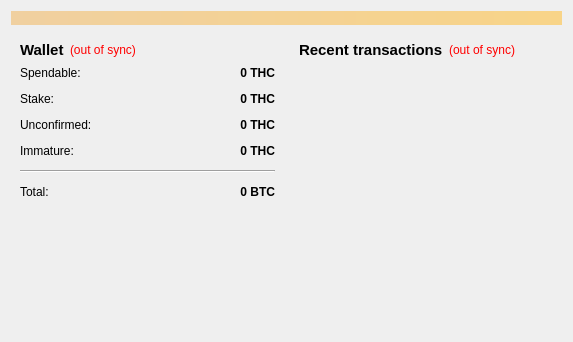
<?xml version="1.0" encoding="UTF-8"?>
<ui version="4.0">
 <class>OverviewPage</class>
 <widget class="QWidget" name="OverviewPage">
  <property name="geometry">
   <rect>
    <x>0</x>
    <y>0</y>
    <width>573</width>
    <height>342</height>
   </rect>
  </property>
  <property name="windowTitle">
   <string>Form</string>
  </property>
  <layout class="QVBoxLayout" name="topLayout">
   <item>
    <widget class="QLabel" name="labelAlerts">
     <property name="visible">
      <bool>false</bool>
     </property>
     <property name="styleSheet">
      <string notr="true">background-color: qlineargradient(x1: 0, y1: 0, x2: 1, y2: 0, stop:0 #F0D0A0, stop:1 #F8D488);  color:#000000
</string>
     </property>
     <property name="wordWrap">
      <bool>true</bool>
     </property>
     <property name="margin">
      <number>3</number>
     </property>
    </widget>
   </item>
   <item>
    <layout class="QHBoxLayout" name="horizontalLayout" stretch="1,1">
     <item>
      <layout class="QVBoxLayout" name="verticalLayout_2">
       <item>
        <widget class="QWidget" name="widget" native="true">
         <layout class="QVBoxLayout" name="verticalLayout_4">
          <item>
           <layout class="QHBoxLayout" name="horizontalLayout_4">
            <item>
             <widget class="QLabel" name="label_5">
              <property name="font">
               <font>
                <pointsize>11</pointsize>
                <weight>75</weight>
                <bold>true</bold>
               </font>
              </property>
              <property name="text">
               <string>Wallet</string>
              </property>
             </widget>
            </item>
            <item>
             <widget class="QLabel" name="labelWalletStatus">
              <property name="toolTip">
               <string>The displayed information may be out of date. Your wallet automatically synchronizes with the TheCoin network after a connection is established, but this process has not completed yet.</string>
              </property>
              <property name="styleSheet">
               <string notr="true">QLabel { color: red; }</string>
              </property>
              <property name="text">
               <string notr="true">(out of sync)</string>
              </property>
              <property name="alignment">
               <set>Qt::AlignLeading|Qt::AlignLeft|Qt::AlignVCenter</set>
              </property>
             </widget>
            </item>
            <item>
             <spacer name="horizontalSpacer_2">
              <property name="orientation">
               <enum>Qt::Horizontal</enum>
              </property>
              <property name="sizeHint" stdset="0">
               <size>
                <width>40</width>
                <height>20</height>
               </size>
              </property>
             </spacer>
            </item>
           </layout>
          </item>
          <item>
           <layout class="QFormLayout" name="formLayout_2">
            <property name="fieldGrowthPolicy">
             <enum>QFormLayout::AllNonFixedFieldsGrow</enum>
            </property>
            <property name="horizontalSpacing">
             <number>12</number>
            </property>
            <property name="verticalSpacing">
             <number>12</number>
            </property>
            <item row="0" column="0">
             <widget class="QLabel" name="label">
              <property name="text">
               <string>Spendable:</string>
              </property>
             </widget>
            </item>
            <item row="0" column="1">
             <widget class="QLabel" name="labelBalance">
              <property name="font">
               <font>
                <weight>75</weight>
                <bold>true</bold>
               </font>
              </property>
              <property name="cursor">
               <cursorShape>IBeamCursor</cursorShape>
              </property>
              <property name="toolTip">
               <string>Your current spendable balance</string>
              </property>
              <property name="text">
               <string notr="true">0 THC</string>
              </property>
              <property name="alignment">
               <set>Qt::AlignRight|Qt::AlignTrailing|Qt::AlignVCenter</set>
              </property>
              <property name="textInteractionFlags">
               <set>Qt::LinksAccessibleByMouse|Qt::TextSelectableByKeyboard|Qt::TextSelectableByMouse</set>
              </property>
             </widget>
            </item>
            <item row="1" column="0">
             <widget class="QLabel" name="label_6">
              <property name="text">
               <string>Stake:</string>
              </property>
             </widget>
            </item>
            <item row="1" column="1">
             <widget class="QLabel" name="labelStake">
              <property name="font">
               <font>
                <weight>75</weight>
                <bold>true</bold>
               </font>
              </property>
              <property name="cursor">
               <cursorShape>IBeamCursor</cursorShape>
              </property>
              <property name="toolTip">
               <string>Total of coins that was staked, and do not yet count toward the current balance</string>
              </property>
              <property name="text">
               <string notr="true">0 THC</string>
              </property>
              <property name="alignment">
               <set>Qt::AlignRight|Qt::AlignTrailing|Qt::AlignVCenter</set>
              </property>
              <property name="textInteractionFlags">
               <set>Qt::LinksAccessibleByMouse|Qt::TextSelectableByKeyboard|Qt::TextSelectableByMouse</set>
              </property>
             </widget>
            </item>
            <item row="2" column="0">
             <widget class="QLabel" name="label_3">
              <property name="text">
               <string>Unconfirmed:</string>
              </property>
             </widget>
            </item>
            <item row="2" column="1">
             <widget class="QLabel" name="labelUnconfirmed">
              <property name="font">
               <font>
                <weight>75</weight>
                <bold>true</bold>
               </font>
              </property>
              <property name="cursor">
               <cursorShape>IBeamCursor</cursorShape>
              </property>
              <property name="toolTip">
               <string>Total of transactions that have yet to be confirmed, and do not yet count toward the current balance</string>
              </property>
              <property name="text">
               <string notr="true">0 THC</string>
              </property>
              <property name="alignment">
               <set>Qt::AlignRight|Qt::AlignTrailing|Qt::AlignVCenter</set>
              </property>
              <property name="textInteractionFlags">
               <set>Qt::LinksAccessibleByMouse|Qt::TextSelectableByKeyboard|Qt::TextSelectableByMouse</set>
              </property>
             </widget>
            </item>
            <item row="3" column="0">
             <widget class="QLabel" name="labelImmatureText">
              <property name="text">
               <string>Immature:</string>
              </property>
             </widget>
            </item>
            <item row="3" column="1">
             <widget class="QLabel" name="labelImmature">
              <property name="font">
               <font>
                <weight>75</weight>
                <bold>true</bold>
               </font>
              </property>
              <property name="toolTip">
               <string>Mined balance that has not yet matured</string>
              </property>
              <property name="text">
               <string notr="true">0 THC</string>
              </property>
              <property name="alignment">
               <set>Qt::AlignRight|Qt::AlignTrailing|Qt::AlignVCenter</set>
              </property>
              <property name="textInteractionFlags">
               <set>Qt::LinksAccessibleByMouse|Qt::TextSelectableByKeyboard|Qt::TextSelectableByMouse</set>
              </property>
             </widget>
            </item>
            <item row="4" column="0" colspan="2">
             <widget class="Line" name="line">
              <property name="orientation">
               <enum>Qt::Horizontal</enum>
              </property>
             </widget>
            </item>
            <item row="5" column="0">
             <widget class="QLabel" name="labelTotalText">
              <property name="text">
               <string>Total:</string>
              </property>
             </widget>
            </item>
            <item row="5" column="1">
             <widget class="QLabel" name="labelTotal">
              <property name="font">
               <font>
                <weight>75</weight>
                <bold>true</bold>
               </font>
              </property>
              <property name="cursor">
               <cursorShape>IBeamCursor</cursorShape>
              </property>
              <property name="toolTip">
               <string>Your current total balance</string>
              </property>
              <property name="text">
               <string notr="true">0 BTC</string>
              </property>
              <property name="alignment">
               <set>Qt::AlignRight|Qt::AlignTrailing|Qt::AlignVCenter</set>
              </property>
              <property name="textInteractionFlags">
               <set>Qt::LinksAccessibleByMouse|Qt::TextSelectableByKeyboard|Qt::TextSelectableByMouse</set>
              </property>
             </widget>
            </item>
           </layout>
          </item>
         </layout>
        </widget>
       </item>
       <item>
        <spacer name="verticalSpacer">
         <property name="orientation">
          <enum>Qt::Vertical</enum>
         </property>
         <property name="sizeHint" stdset="0">
          <size>
           <width>20</width>
           <height>40</height>
          </size>
         </property>
        </spacer>
       </item>
      </layout>
     </item>
     <item>
      <layout class="QVBoxLayout" name="verticalLayout_3">
       <item>
        <widget class="QWidget" name="widget_2" native="true">
         <layout class="QVBoxLayout" name="verticalLayout">
          <item>
           <layout class="QHBoxLayout" name="horizontalLayout_2">
            <item>
             <widget class="QLabel" name="label_4">
              <property name="font">
               <font>
                <pointsize>11</pointsize>
                <weight>75</weight>
                <bold>true</bold>
               </font>
              </property>
              <property name="text">
               <string>&lt;b&gt;Recent transactions&lt;/b&gt;</string>
              </property>
             </widget>
            </item>
            <item>
             <widget class="QLabel" name="labelTransactionsStatus">
              <property name="toolTip">
               <string>The displayed information may be out of date. Your wallet automatically synchronizes with the TheCoin network after a connection is established, but this process has not completed yet.</string>
              </property>
              <property name="styleSheet">
               <string notr="true">QLabel { color: red; }</string>
              </property>
              <property name="text">
               <string notr="true">(out of sync)</string>
              </property>
              <property name="alignment">
               <set>Qt::AlignRight|Qt::AlignTrailing|Qt::AlignVCenter</set>
              </property>
             </widget>
            </item>
            <item>
             <spacer name="horizontalSpacer">
              <property name="orientation">
               <enum>Qt::Horizontal</enum>
              </property>
              <property name="sizeHint" stdset="0">
               <size>
                <width>40</width>
                <height>20</height>
               </size>
              </property>
             </spacer>
            </item>
           </layout>
          </item>
          <item>
           <widget class="QListView" name="listTransactions">
            <property name="styleSheet">
             <string notr="true">QListView { background: transparent; }</string>
            </property>
            <property name="frameShape">
             <enum>QFrame::NoFrame</enum>
            </property>
            <property name="verticalScrollBarPolicy">
             <enum>Qt::ScrollBarAlwaysOff</enum>
            </property>
            <property name="horizontalScrollBarPolicy">
             <enum>Qt::ScrollBarAlwaysOff</enum>
            </property>
            <property name="selectionMode">
             <enum>QAbstractItemView::NoSelection</enum>
            </property>
           </widget>
          </item>
         </layout>
        </widget>
       </item>
      </layout>
     </item>
    </layout>
   </item>
  </layout>
 </widget>
 <resources/>
 <connections/>
</ui>
